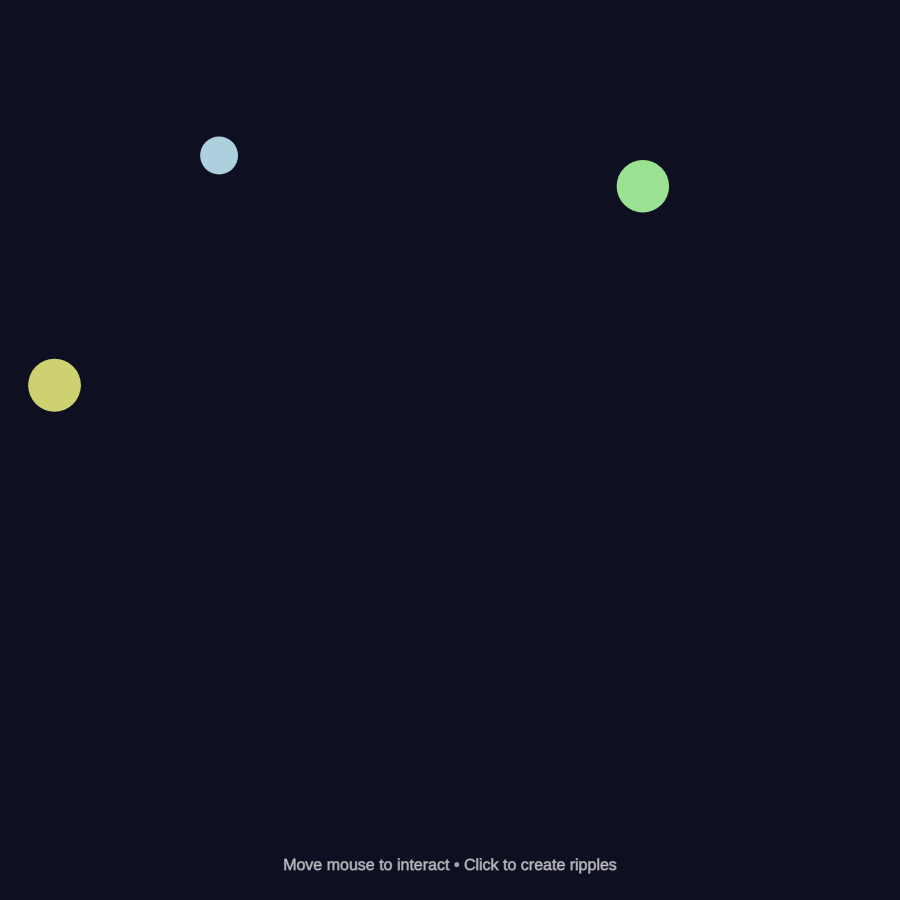
Frame 1 (no input)
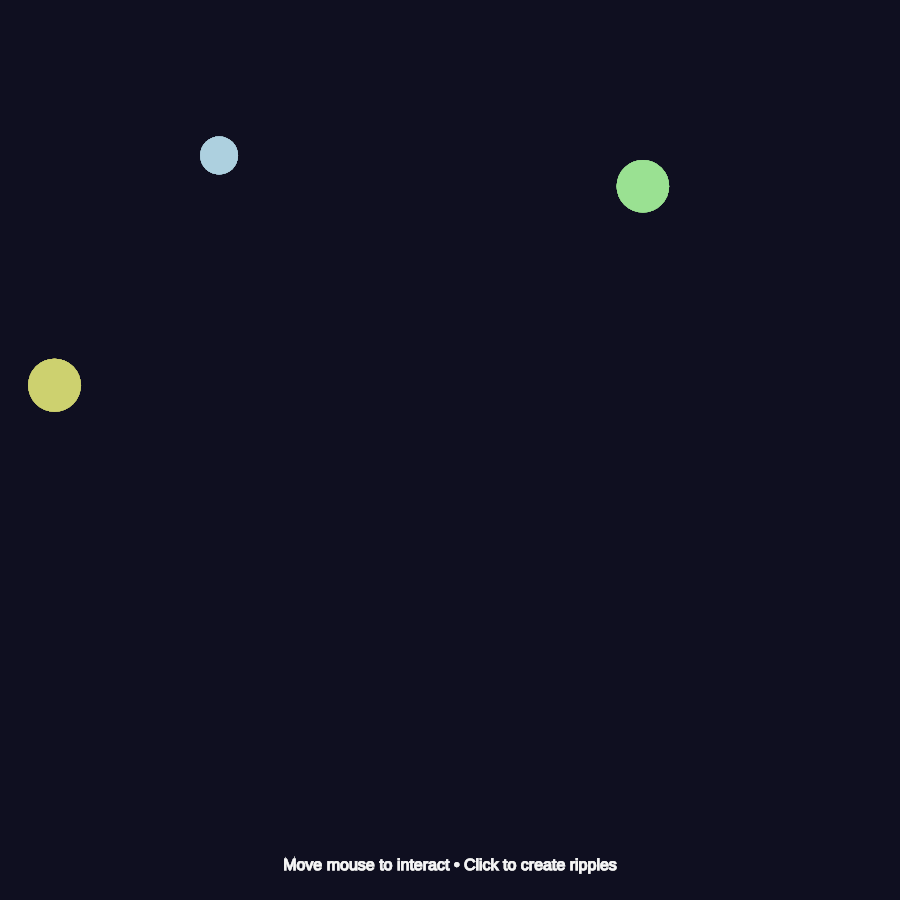
Frame 60 (no input)
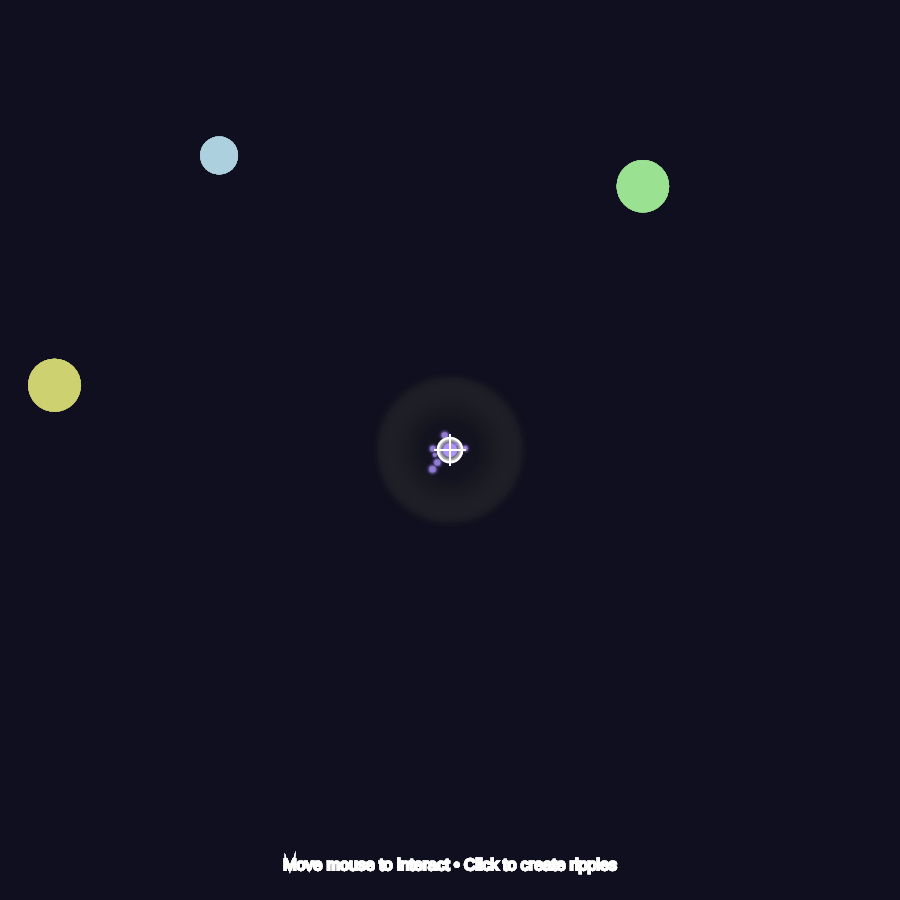
Frame 120 (the mouse pressed at the canvas centre since frame 60)

The p5.js sketch that drew these frames (run headless with seeded random() and noise() and a simulated clock; from frame 60 on, the mouse is pressed at the canvas centre):

// p5.js sketch
// ── sketch.js
let trails = [];
let ripples = [];
let attractors = [];

function setup() {
  const s = min(windowWidth, windowHeight) * 0.9;
  createCanvas(s, s);
  background(15, 15, 35);

  // Create some attractors
  for (let i = 0; i < 3; i++) {
    attractors.push({
      x: random(width),
      y: random(height),
      size: random(30, 60),
      color: [random(100, 255), random(100, 255), random(100, 255)],
    });
  }
}

function windowResized() {
  const s = min(windowWidth, windowHeight) * 0.9;
  resizeCanvas(s, s);
  redraw();
}
// existing code continues...

function draw() {
  // Fade background
  fill(15, 15, 35, 20);
  noStroke();
  rect(0, 0, width, height);

  // Mouse trail effect
  if (mouseX > 0 && mouseX < width && mouseY > 0 && mouseY < height) {
    trails.push({
      x: mouseX,
      y: mouseY,
      life: 255,
      size: random(5, 15),
    });
  }

  // Update and draw trails
  for (let i = trails.length - 1; i >= 0; i--) {
    let trail = trails[i];
    trail.life -= 3;

    if (trail.life <= 0) {
      trails.splice(i, 1);
    } else {
      let alpha = map(trail.life, 0, 255, 0, 200);
      fill(100 + (mouseX / width) * 155, 150, 255, alpha);
      noStroke();
      circle(trail.x, trail.y, trail.size * (trail.life / 255));
    }
  }

  // Interactive attractors
  for (let attractor of attractors) {
    let distance = dist(mouseX, mouseY, attractor.x, attractor.y);
    let influence = map(distance, 0, 200, 50, 5);
    influence = constrain(influence, 5, 50);

    // Move attractor slightly towards mouse
    if (distance < 200) {
      attractor.x = lerp(attractor.x, mouseX, 0.02);
      attractor.y = lerp(attractor.y, mouseY, 0.02);
    }

    // Draw attractor with influence glow
    for (let r = influence; r > 0; r -= 5) {
      let alpha = map(r, 0, influence, 100, 0);
      fill(attractor.color[0], attractor.color[1], attractor.color[2], alpha);
      noStroke();
      circle(attractor.x, attractor.y, r * 2);
    }

    // Core
    fill(attractor.color[0], attractor.color[1], attractor.color[2]);
    circle(attractor.x, attractor.y, attractor.size);
  }

  // Update and draw ripples
  for (let i = ripples.length - 1; i >= 0; i--) {
    let ripple = ripples[i];
    ripple.radius += ripple.speed;
    ripple.alpha -= 5;

    if (ripple.alpha <= 0) {
      ripples.splice(i, 1);
    } else {
      stroke(ripple.color[0], ripple.color[1], ripple.color[2], ripple.alpha);
      strokeWeight(3);
      noFill();
      circle(ripple.x, ripple.y, ripple.radius);
    }
  }

  // Connection lines between mouse and attractors
  stroke(255, 100);
  strokeWeight(1);
  for (let attractor of attractors) {
    let distance = dist(mouseX, mouseY, attractor.x, attractor.y);
    if (distance < 150) {
      line(mouseX, mouseY, attractor.x, attractor.y);
    }
  }

  // Mouse cursor effect
  if (mouseX > 0 && mouseX < width && mouseY > 0 && mouseY < height) {
    stroke(255);
    strokeWeight(2);
    noFill();
    circle(mouseX, mouseY, 20 + sin(millis() * 0.01) * 5);

    // Crosshair
    line(mouseX - 15, mouseY, mouseX + 15, mouseY);
    line(mouseX, mouseY - 15, mouseX, mouseY + 15);
  }

  // Instructions
  fill(255, 150);
  textAlign(CENTER);
  textSize(16);
  text(
    "Move mouse to interact • Click to create ripples",
    width / 2,
    height - 30
  );
}

function mousePressed() {
  // Create ripple at mouse position
  ripples.push({
    x: mouseX,
    y: mouseY,
    radius: 0,
    speed: 3,
    alpha: 255,
    color: [random(100, 255), random(100, 255), random(150, 255)],
  });

  // Add burst of trails
  for (let i = 0; i < 10; i++) {
    trails.push({
      x: mouseX + random(-20, 20),
      y: mouseY + random(-20, 20),
      life: 255,
      size: random(8, 20),
    });
  }
}

function keyPressed() {
  if (key === " ") {
    // Reset attractors
    attractors = [];
    for (let i = 0; i < 3; i++) {
      attractors.push({
        x: random(width),
        y: random(height),
        size: random(30, 60),
        color: [random(100, 255), random(100, 255), random(100, 255)],
      });
    }
  }
}
